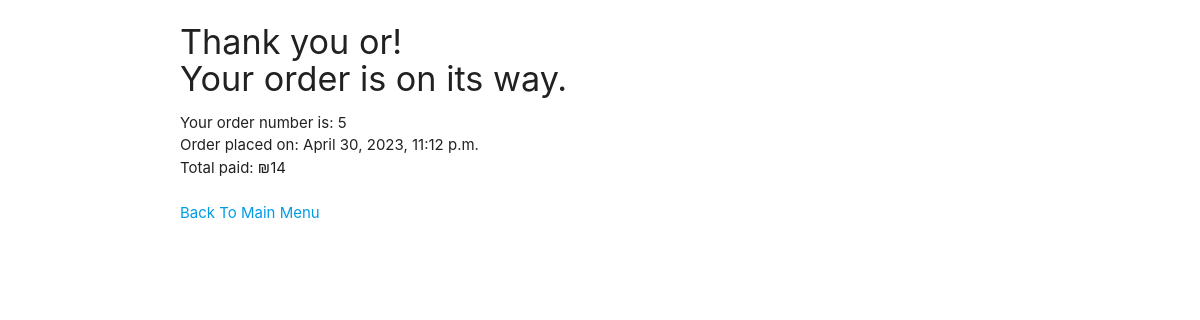
/menu/thank-you/ (signed in), run on an earlier commit of the app's database.
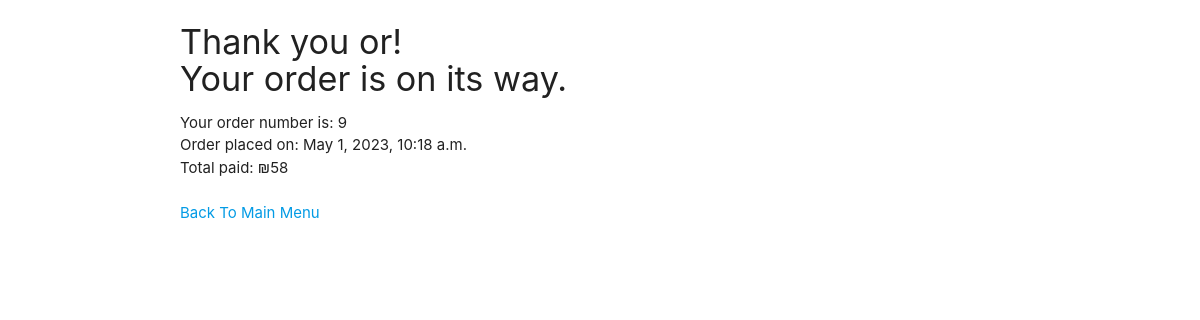
And on a later commit of the database.
### food_ordering_guest/models.py (models this page shows)
class Delivery(models.Model):
  order = models.OneToOneField(Cart, primary_key=True, on_delete=models.CASCADE)
  is_delivered = models.BooleanField(auto_created=False)
  address = models.CharField(max_length=500)
  comment = models.CharField(max_length=1000)
  created = models.DateTimeField(auto_now_add=True)

### food_ordering_guest/views.py (the view)
# urls.py: path('menu/thank-you/',views.thank_you,name="thank-you"),
@login_required
def thank_you(request):
  delivery= Delivery.objects.all().latest('order_id')
  delivery_items = Items.objects.filter(cart_id = delivery.order_id)
  sum = 0
  for item in delivery_items:
    sum += (item.amount * item.dish.price)
  return render(request,'thank_you.html', {'delivery': delivery, 'sum': sum })

### food_ordering_guest/templates/thank_you.html
{% extends 'layout.html' %}
{% block content %}
  <h4>
    Thank you {{ request.user.username }}!<br>
    Your order is on its way.
  </h4>
  <div>
    <div>Your order number is: {{ delivery.order_id }}</div>
    <div>Order placed on: {{ delivery.created }} </div>
    <div>Total paid: ₪{{ sum }}</div>
  </div>
  <br>
  <a href="{% url 'menu' %}">Back To Main Menu</a>
{% endblock %}

What changed in the data, as far as the page shows it:
no longer on this page (row edited): Delivery: order_id "5", created "April 30, 2023, 11:12 p.m."
added Delivery: order_id "9", created "May 1, 2023, 10:18 a.m."
Also different on the page:
{{ sum }}: "14" → "58"
